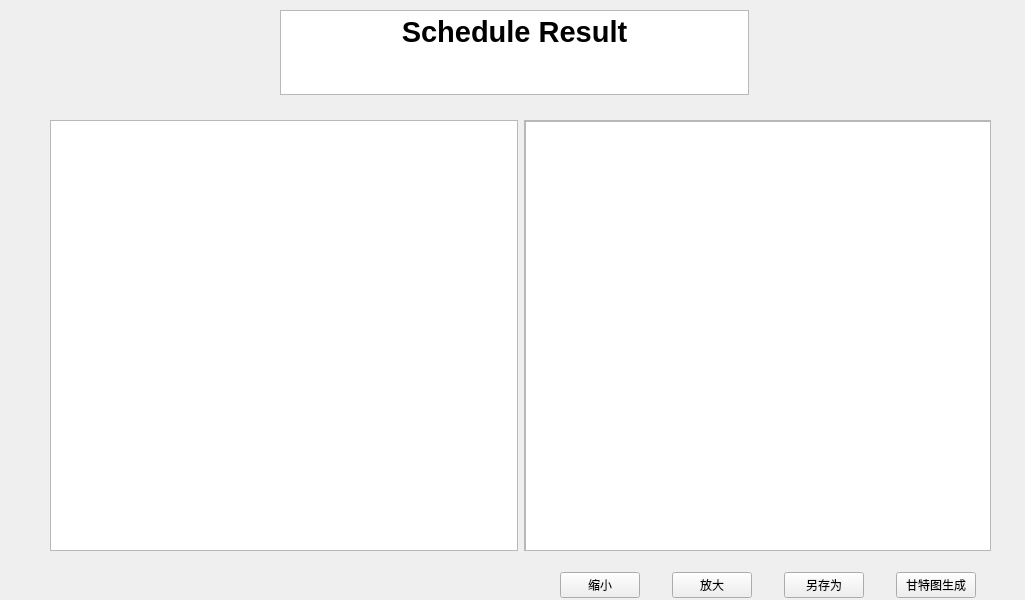
<?xml version="1.0" encoding="UTF-8"?>
<ui version="4.0">
 <class>haspaCPresult</class>
 <widget class="QWidget" name="haspaCPresult">
  <property name="geometry">
   <rect>
    <x>0</x>
    <y>0</y>
    <width>1025</width>
    <height>600</height>
   </rect>
  </property>
  <property name="windowTitle">
   <string>Schedule Result</string>
  </property>
  <widget class="QTextBrowser" name="textBrowser">
   <property name="geometry">
    <rect>
     <x>280</x>
     <y>10</y>
     <width>469</width>
     <height>85</height>
    </rect>
   </property>
   <property name="html">
    <string>&lt;!DOCTYPE HTML PUBLIC &quot;-//W3C//DTD HTML 4.0//EN&quot; &quot;http://www.w3.org/TR/REC-html40/strict.dtd&quot;&gt;
&lt;html&gt;&lt;head&gt;&lt;meta name=&quot;qrichtext&quot; content=&quot;1&quot; /&gt;&lt;meta charset=&quot;utf-8&quot; /&gt;&lt;style type=&quot;text/css&quot;&gt;
p, li { white-space: pre-wrap; }
hr { height: 1px; border-width: 0; }
li.unchecked::marker { content: &quot;\2610&quot;; }
li.checked::marker { content: &quot;\2612&quot;; }
&lt;/style&gt;&lt;/head&gt;&lt;body style=&quot; font-family:'Microsoft YaHei UI'; font-size:9pt; font-weight:400; font-style:normal;&quot;&gt;
&lt;p align=&quot;center&quot; style=&quot; margin-top:0px; margin-bottom:0px; margin-left:0px; margin-right:0px; -qt-block-indent:0; text-indent:0px;&quot;&gt;&lt;span style=&quot; font-size:22pt; font-weight:700;&quot;&gt;Schedule Result&lt;/span&gt;&lt;/p&gt;&lt;/body&gt;&lt;/html&gt;</string>
   </property>
  </widget>
  <widget class="QWidget" name="layoutWidget">
   <property name="geometry">
    <rect>
     <x>560</x>
     <y>570</y>
     <width>416</width>
     <height>30</height>
    </rect>
   </property>
   <layout class="QHBoxLayout" name="horizontalLayout_2">
    <item>
     <widget class="QPushButton" name="pushButton">
      <property name="text">
       <string>缩小</string>
      </property>
     </widget>
    </item>
    <item>
     <spacer name="horizontalSpacer">
      <property name="orientation">
       <enum>Qt::Horizontal</enum>
      </property>
      <property name="sizeHint" stdset="0">
       <size>
        <width>40</width>
        <height>20</height>
       </size>
      </property>
     </spacer>
    </item>
    <item>
     <widget class="QPushButton" name="pushButton_2">
      <property name="text">
       <string>放大</string>
      </property>
     </widget>
    </item>
    <item>
     <spacer name="horizontalSpacer_2">
      <property name="orientation">
       <enum>Qt::Horizontal</enum>
      </property>
      <property name="sizeHint" stdset="0">
       <size>
        <width>40</width>
        <height>20</height>
       </size>
      </property>
     </spacer>
    </item>
    <item>
     <widget class="QPushButton" name="pushButton_4">
      <property name="text">
       <string>另存为</string>
      </property>
     </widget>
    </item>
    <item>
     <spacer name="horizontalSpacer_3">
      <property name="orientation">
       <enum>Qt::Horizontal</enum>
      </property>
      <property name="sizeHint" stdset="0">
       <size>
        <width>40</width>
        <height>20</height>
       </size>
      </property>
     </spacer>
    </item>
    <item>
     <widget class="QPushButton" name="pushButton_3">
      <property name="text">
       <string>甘特图生成</string>
      </property>
     </widget>
    </item>
   </layout>
  </widget>
  <widget class="QWidget" name="layoutWidget_2">
   <property name="geometry">
    <rect>
     <x>50</x>
     <y>120</y>
     <width>941</width>
     <height>431</height>
    </rect>
   </property>
   <layout class="QHBoxLayout" name="horizontalLayout">
    <item>
     <widget class="QPlainTextEdit" name="plainTextEdit"/>
    </item>
    <item>
     <widget class="QScrollArea" name="scrollArea">
      <property name="widgetResizable">
       <bool>true</bool>
      </property>
      <widget class="QWidget" name="scrollAreaWidgetContents">
       <property name="geometry">
        <rect>
         <x>0</x>
         <y>0</y>
         <width>464</width>
         <height>427</height>
        </rect>
       </property>
       <widget class="QGraphicsView" name="graphicsView">
        <property name="geometry">
         <rect>
          <x>0</x>
          <y>0</y>
          <width>471</width>
          <height>431</height>
         </rect>
        </property>
       </widget>
      </widget>
     </widget>
    </item>
   </layout>
  </widget>
 </widget>
 <resources/>
 <connections/>
</ui>
